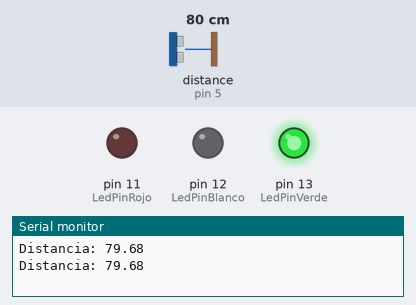
A sketch run on a simulated Arduino Uno, built with avr-gcc and run on an emulated ATmega328P. Shown: output pins drawn as LEDs (lit = HIGH), the last lines printed to the serial monitor. Wiring (inferred from the names in the program): ultrasonic range finder: trigger pin 6; echo pin 5. The test bench sets the inputs (shaded band); at power-on: distance to the obstacle (sensor on pin 5) 80 cm. The echo pulse lasts 58.3 µs per cm; pins used as bus, display or sensor lines are not drawn.

Above: at 1.8 s.
1.9 s: distance to the obstacle (sensor on pin 5) set to 53 cm
3.4 s: distance to the obstacle (sensor on pin 5) set to 44 cm
At 5.2 s:
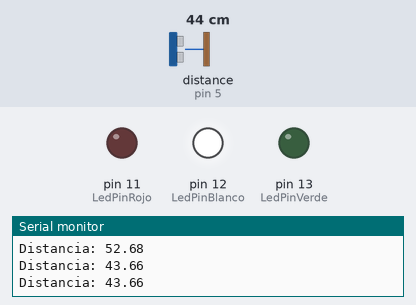
5.5 s: distance to the obstacle (sensor on pin 5) set to 21 cm
7.2 s: distance to the obstacle (sensor on pin 5) set to 18 cm
At 8.7 s:
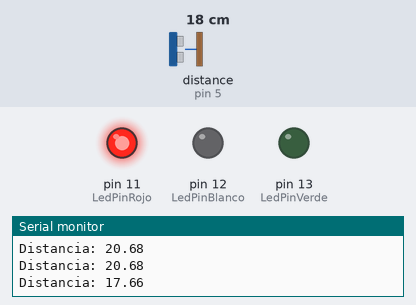
9.5 s: distance to the obstacle (sensor on pin 5) set to 35 cm
At 10.4 s:
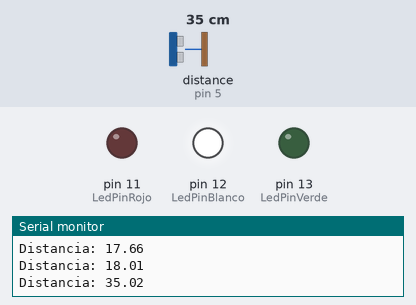
11.5 s: distance to the obstacle (sensor on pin 5) set to 2 cm
At 13.3 s:
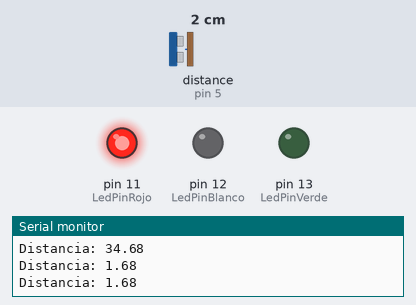
Timing chart, 0 to 14.5 s (numbered marks = the images above; inputs shaded):
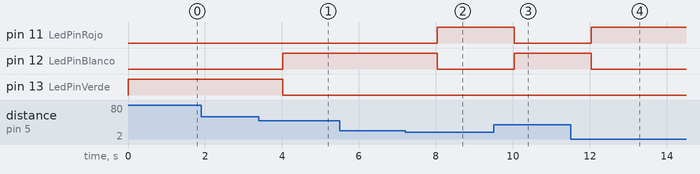

The sketch:

distancia_LED_Ultrasonico.ino
```cpp
const int EchoPin = 5;
const int TriggerPin = 6;
const int LedPinVerde = 13;
const int LedPinBlanco = 12;
const int LedPinRojo = 11;
float distancia;
long tiempo;

void setup() {
   Serial.begin(9600);
   pinMode(LedPinVerde, OUTPUT);
  pinMode(LedPinBlanco, OUTPUT);
  pinMode(LedPinRojo, OUTPUT);
   pinMode(TriggerPin, OUTPUT);
   pinMode(EchoPin, INPUT);
}

void loop() {

  digitalWrite(TriggerPin, HIGH);  //se envía un pulso para activar el sensor
  delayMicroseconds(10);
  digitalWrite(TriggerPin, LOW);

  // medimos el pulso de respuesta
  tiempo = (pulseIn(EchoPin, HIGH)/2);

  // dividido por 2 por que es el
  // tiempo que el sonido tarda
  // en ir y en volver
  // ahora calcularemos la distancia en cm
  // sabiendo que el espacio es igual a la velocidad por el tiempo
  // y que la velocidad del sonido es de 343m/s y que el tiempo lo
  // tenemos en millonesimas de segundo

  distancia = float(tiempo * 0.0343);

   Serial.print("Distancia: "); // imprime la distancia en el Monitor Serie
   Serial.println(distancia);


if (distancia >= 50) {
        digitalWrite(LedPinVerde , HIGH);
        digitalWrite(LedPinBlanco , LOW);
        digitalWrite(LedPinRojo , LOW);
                      }
else if((distancia <= 49) && (distancia >= 20)){
        digitalWrite(LedPinVerde , LOW);
        digitalWrite(LedPinRojo , LOW);
        digitalWrite(LedPinBlanco , HIGH);

}
else if (distancia <=19) {
        digitalWrite(LedPinVerde , LOW);
        digitalWrite(LedPinBlanco , LOW);
        digitalWrite(LedPinRojo , HIGH);
}

delay(1000);

}
```

Measured:
- the behaviour switches between 50 and 49 cm on distance to the obstacle (sensor on pin 5) (found by bisection; images 0 and 1)
- the behaviour switches between 20 and 19 cm on distance to the obstacle (sensor on pin 5) (found by bisection; images 1 and 2)
- after the input at 3.4 s, pin 12 (LedPinBlanco): LOW → HIGH after 0.62 s; pin 13 (LedPinVerde): HIGH → LOW after 0.62 s
- after the input at 7.2 s, pin 11 (LedPinRojo): LOW → HIGH after 0.83 s; pin 12 (LedPinBlanco): HIGH → LOW after 0.83 s
- after the input at 9.5 s, pin 11 (LedPinRojo): HIGH → LOW after 0.54 s; pin 12 (LedPinBlanco): LOW → HIGH after 0.54 s
- after the input at 11.5 s, pin 11 (LedPinRojo): LOW → HIGH after 0.54 s; pin 12 (LedPinBlanco): HIGH → LOW after 0.54 s
